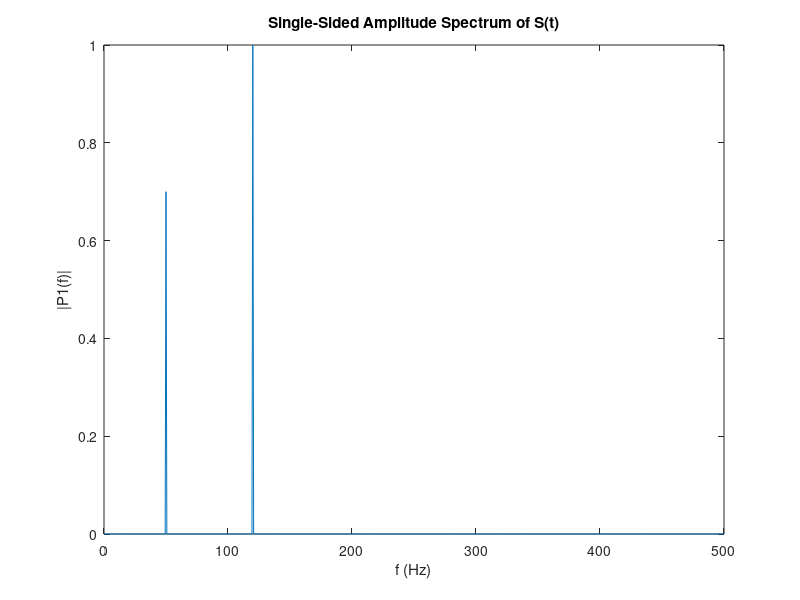
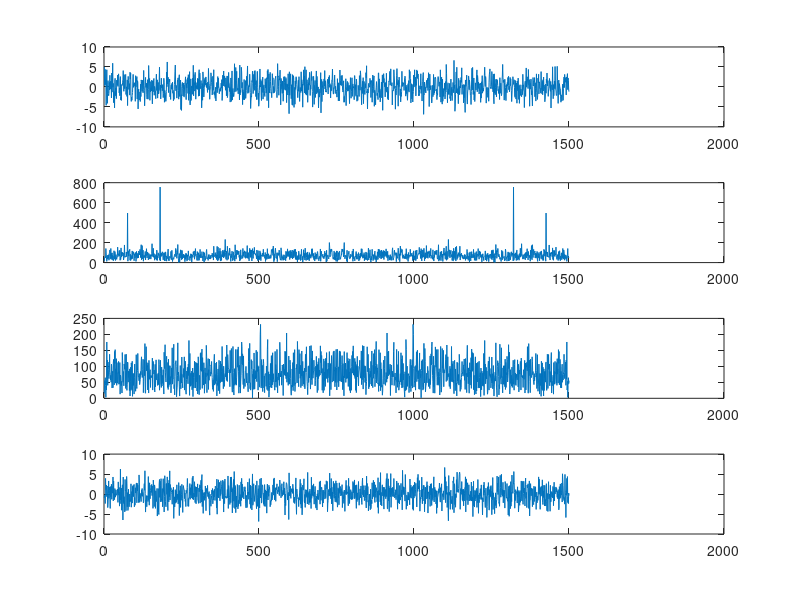

Recreate these plots in MATLAB, in order.
%% Noisy Signal
% Use Fourier transforms to find the frequency components of a signal buried 
% in noise.
% 
% Specify the parameters of a signal with a sampling frequency of 1 kHz and 
% a signal duration of 1.5 seconds.

Fs = 1000;            % Sampling frequency                    
T = 1/Fs;             % Sampling period       
L = 1500;             % Length of signal
t = (0:L-1)*T;        % Time vector
%% 
% Form a signal containing a 50 Hz sinusoid of amplitude 0.7 and a 120 Hz sinusoid 
% of amplitude 1.

S = 0.7*sin(2*pi*50*t) + sin(2*pi*120*t);
%% 
% Corrupt the signal with zero-mean white noise with a variance of 4.

X = S + 2*randn(size(t));
%% 
% Plot the noisy signal in the time domain. It is difficult to identify the 
% frequency components by looking at the signal |X(t)|. 

plot(1000*t(1:50),X(1:50))
title('Signal Corrupted with Zero-Mean Random Noise')
xlabel('t (milliseconds)')
ylabel('X(t)')
%% 
% Compute the Fourier transform of the signal. 

Y = fft(X);
%% 
% Compute the two-sided spectrum |P2|. Then compute the single-sided spectrum 
% |P1| based on |P2| and the even-valued signal length |L|.

P2 = abs(Y/L);
P1 = P2(1:L/2+1);
P1(2:end-1) = 2*P1(2:end-1);
%% 
% Define the frequency domain |f| and plot the single-sided amplitude spectrum 
% |P1|. The amplitudes are not exactly at 0.7 and 1, as expected, because of the 
% added noise. On average, longer signals produce better frequency approximations.

f = Fs*(0:(L/2))/L;
plot(f,P1) 
title('Single-Sided Amplitude Spectrum of X(t)')
xlabel('f (Hz)')
ylabel('|P1(f)|')
%% 
% Now, take the Fourier transform of the original, uncorrupted signal and retrieve 
% the exact amplitudes, 0.7 and 1.0.

Y = fft(S);
P2 = abs(Y/L);
P1 = P2(1:L/2+1);
P1(2:end-1) = 2*P1(2:end-1);

plot(f,P1) 
title('Single-Sided Amplitude Spectrum of S(t)')
xlabel('f (Hz)')
ylabel('|P1(f)|')
%% 
% _Copyright 2012 The MathWorks, Inc._

figure;
subplot(411)
plot(X)
subplot(412)
plot(abs(fft(X)));


subplot(414)
Y=X(randperm(length(X)));
plot(Y);
subplot(413)
plot(abs(fft(Y)));










